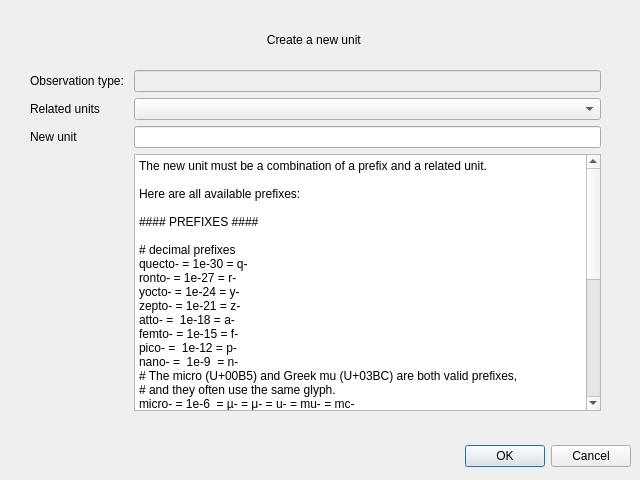
<?xml version="1.0" encoding="UTF-8"?>
<ui version="4.0">
 <class>Dialog</class>
 <widget class="QDialog" name="Dialog">
  <property name="geometry">
   <rect>
    <x>0</x>
    <y>0</y>
    <width>640</width>
    <height>480</height>
   </rect>
  </property>
  <property name="windowTitle">
   <string>Dialog</string>
  </property>
  <widget class="QDialogButtonBox" name="buttonBox">
   <property name="geometry">
    <rect>
     <x>10</x>
     <y>440</y>
     <width>621</width>
     <height>32</height>
    </rect>
   </property>
   <property name="orientation">
    <enum>Qt::Horizontal</enum>
   </property>
   <property name="standardButtons">
    <set>QDialogButtonBox::Cancel|QDialogButtonBox::Ok</set>
   </property>
  </widget>
  <widget class="QWidget" name="formLayoutWidget">
   <property name="geometry">
    <rect>
     <x>30</x>
     <y>70</y>
     <width>571</width>
     <height>341</height>
    </rect>
   </property>
   <layout class="QFormLayout" name="formLayout">
    <item row="0" column="0">
     <widget class="QLabel" name="label_2">
      <property name="text">
       <string>Observation type: </string>
      </property>
     </widget>
    </item>
    <item row="0" column="1">
     <widget class="QLineEdit" name="obsname">
      <property name="enabled">
       <bool>false</bool>
      </property>
     </widget>
    </item>
    <item row="1" column="0">
     <widget class="QLabel" name="label_3">
      <property name="text">
       <string>Related units</string>
      </property>
     </widget>
    </item>
    <item row="2" column="0">
     <widget class="QLabel" name="label_4">
      <property name="text">
       <string>New unit </string>
      </property>
     </widget>
    </item>
    <item row="2" column="1">
     <widget class="QLineEdit" name="new_unit_box"/>
    </item>
    <item row="3" column="1">
     <widget class="QPlainTextEdit" name="plainTextEdit">
      <property name="enabled">
       <bool>true</bool>
      </property>
      <property name="plainText">
       <string>The new unit must be a combination of a prefix and a related unit. 

Here are all available prefixes:

#### PREFIXES ####

# decimal prefixes
quecto- = 1e-30 = q-
ronto- = 1e-27 = r-
yocto- = 1e-24 = y-
zepto- = 1e-21 = z-
atto- =  1e-18 = a-
femto- = 1e-15 = f-
pico- =  1e-12 = p-
nano- =  1e-9  = n-
# The micro (U+00B5) and Greek mu (U+03BC) are both valid prefixes,
# and they often use the same glyph.
micro- = 1e-6  = µ- = μ- = u- = mu- = mc-
milli- = 1e-3  = m-
centi- = 1e-2  = c-
deci- =  1e-1  = d-
deca- =  1e+1  = da- = deka-
hecto- = 1e2   = h-
kilo- =  1e3   = k-
mega- =  1e6   = M-
giga- =  1e9   = G-
tera- =  1e12  = T-
peta- =  1e15  = P-
exa- =   1e18  = E-
zetta- = 1e21  = Z-
yotta- = 1e24  = Y-
ronna- = 1e27 = R-
quetta- = 1e30 = Q-

</string>
      </property>
     </widget>
    </item>
    <item row="1" column="1">
     <widget class="QComboBox" name="related_units"/>
    </item>
   </layout>
  </widget>
  <widget class="QLabel" name="label">
   <property name="geometry">
    <rect>
     <x>30</x>
     <y>30</y>
     <width>571</width>
     <height>20</height>
    </rect>
   </property>
   <property name="text">
    <string>Create a new unit </string>
   </property>
   <property name="alignment">
    <set>Qt::AlignCenter</set>
   </property>
  </widget>
 </widget>
 <resources/>
 <connections>
  <connection>
   <sender>buttonBox</sender>
   <signal>accepted()</signal>
   <receiver>Dialog</receiver>
   <slot>accept()</slot>
   <hints>
    <hint type="sourcelabel">
     <x>248</x>
     <y>254</y>
    </hint>
    <hint type="destinationlabel">
     <x>157</x>
     <y>274</y>
    </hint>
   </hints>
  </connection>
  <connection>
   <sender>buttonBox</sender>
   <signal>rejected()</signal>
   <receiver>Dialog</receiver>
   <slot>reject()</slot>
   <hints>
    <hint type="sourcelabel">
     <x>316</x>
     <y>260</y>
    </hint>
    <hint type="destinationlabel">
     <x>286</x>
     <y>274</y>
    </hint>
   </hints>
  </connection>
 </connections>
</ui>
